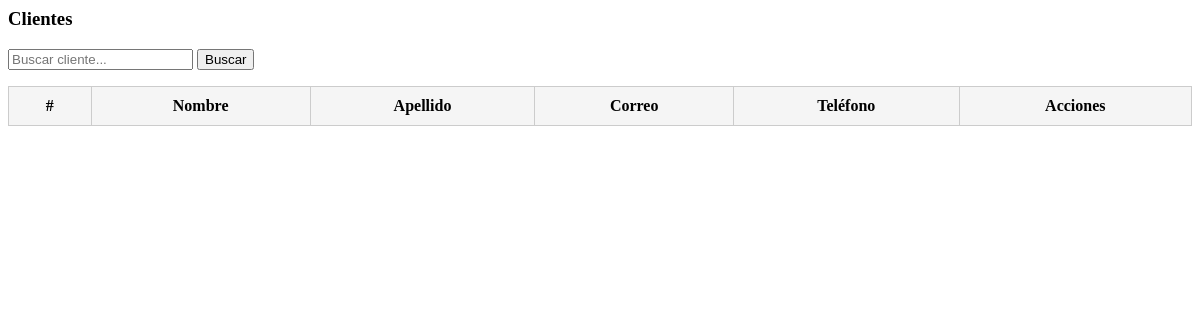
/views/listaClientes.php, run on an earlier commit of the app's database.
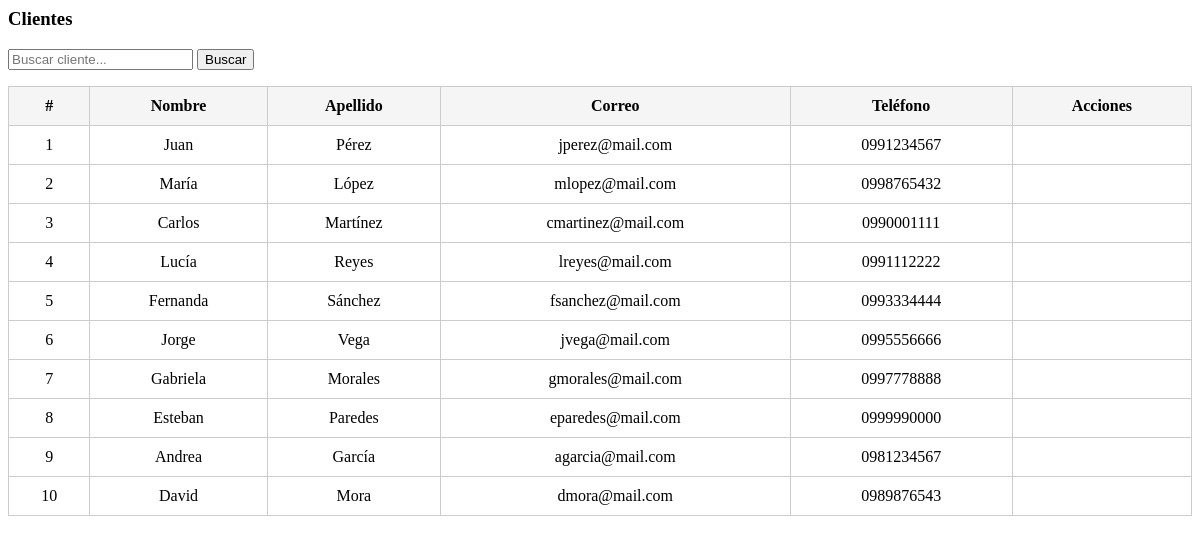
And on a later commit of the database.
### tables this page shows
CREATE TABLE clientes (
  num_cliente int NOT NULL AUTO_INCREMENT,
  nombre varchar(50) DEFAULT NULL,
  apellido varchar(50) DEFAULT NULL,
  representante int DEFAULT NULL,
  calle varchar(50) DEFAULT NULL,
  porton varchar(50) DEFAULT NULL,
  num_piso varchar(50) DEFAULT NULL,
  cp varchar(50) DEFAULT NULL,
  telefono varchar(50) DEFAULT NULL,
  correo varchar(50) UNIQUE DEFAULT NULL,
  clave varchar(50) not null,
  PRIMARY KEY (num_cliente),
  CONSTRAINT clientes_fk1 FOREIGN KEY (representante) REFERENCES empleados (num_empleado)
);

### views/listaClientes.php (the view, shortened to what this page needs)
<?php
require '../conn.php';
$busqueda = $_GET['busqueda'] ?? '';
$sql = "SELECT * FROM clientes WHERE nombre LIKE ? OR apellido LIKE ? OR correo LIKE ?";
$stmt = $conn->prepare($sql);
$searchTerm = "%$busqueda%";
$stmt->bind_param("sss", $searchTerm, $searchTerm, $searchTerm);
$stmt->execute();
$resultado = $stmt->get_result();
?>
<h3>Clientes</h3>
<form method="get">
    <input type="text" name="busqueda" placeholder="Buscar cliente..." value="<?= htmlspecialchars($busqueda) ?>">
    <button type="submit">Buscar</button>
</form>
<table>
    <thead>
        <tr>
            <th>#</th><th>Nombre</th><th>Apellido</th><th>Correo</th><th>Teléfono</th><th>Acciones</th>
        </tr>
    </thead>
    <tbody>
    <?php while ($row = $resultado->fetch_assoc()): ?>
        <tr>
            <td><?= $row['num_cliente'] ?></td>
            <td><?= htmlspecialchars($row['nombre']) ?></td>
            <td><?= htmlspecialchars($row['apellido']) ?></td>
            <td><?= htmlspecialchars($row['correo']) ?></td>
            <td><?= htmlspecialchars($row['telefono']) ?></td>
            <td class="crud-actions">
            </td>
        </tr>
    <?php endwhile; ?>
    </tbody>
</table>

### views/listaClientes.php (style rules this page uses)
table { width: 100%; border-collapse: collapse; margin-top: 1rem; }
th, td { padding: 10px; border: 1px solid #ccc; text-align: center; }
th { background-color: #f5f5f5; }

What changed in the data, as far as the page shows it:
added clientes: num_cliente "1", nombre "Juan", apellido "Pérez", correo "jperez@mail.com", telefono "0991234567"
added clientes: num_cliente "2", nombre "María", apellido "López", correo "mlopez@mail.com", telefono "0998765432"
added clientes: num_cliente "3", nombre "Carlos", apellido "Martínez", correo "cmartinez@mail.com", telefono "0990001111"
added clientes: num_cliente "4", nombre "Lucía", apellido "Reyes", correo "lreyes@mail.com", telefono "0991112222"
added clientes: num_cliente "5", nombre "Fernanda", apellido "Sánchez", correo "fsanchez@mail.com", telefono "0993334444"
added clientes: num_cliente "6", nombre "Jorge", apellido "Vega", correo "jvega@mail.com", telefono "0995556666"
added clientes: num_cliente "7", nombre "Gabriela", apellido "Morales", correo "gmorales@mail.com", telefono "0997778888"
added clientes: num_cliente "8", nombre "Esteban", apellido "Paredes", correo "eparedes@mail.com", telefono "0999990000"
added clientes: num_cliente "9", nombre "Andrea", apellido "García", correo "agarcia@mail.com", telefono "0981234567"
added clientes: num_cliente "10", nombre "David", apellido "Mora", correo "dmora@mail.com", telefono "0989876543"
